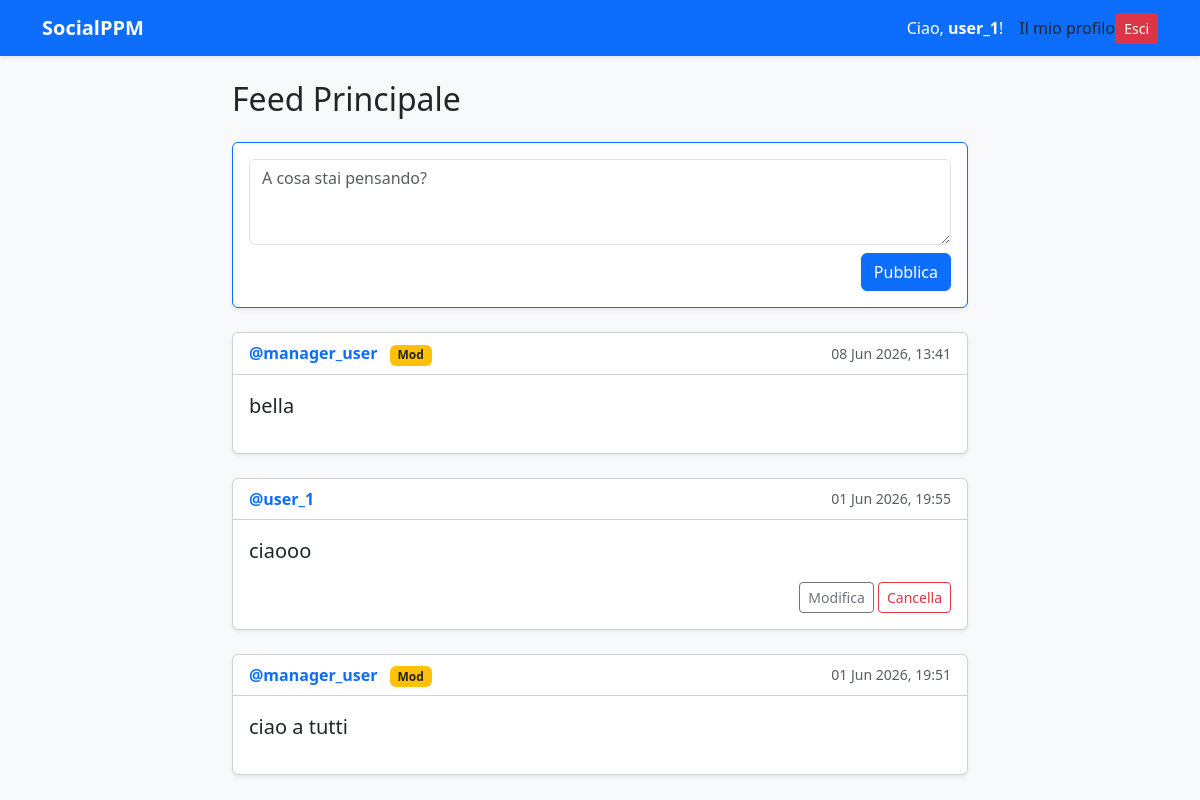
The page / (signed in) on the database as committed earlier.
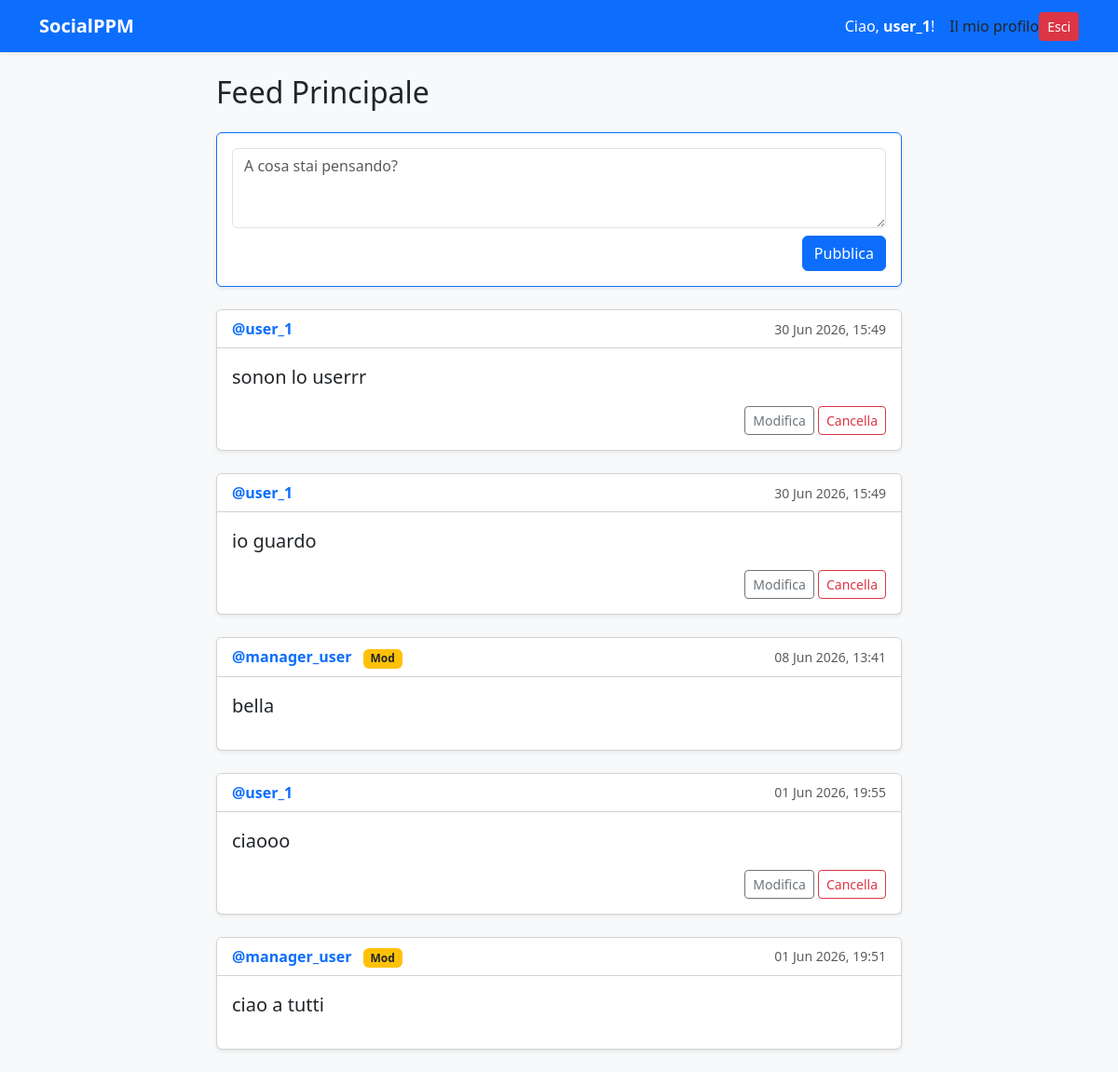
The same page on the database as committed later.
### posts/models.py (models this page shows, shortened)
class Post(models.Model):
    author = models.ForeignKey(User, on_delete=models.CASCADE, related_name='posts')
    testo = models.TextField(max_length=1000)
    data_creazione = models.DateTimeField(auto_now_add=True)
    class Meta:
        ordering = ['-data_creazione']

### posts/views.py (the view, shortened to what this page needs)
# urls.py: path('', views.FeedView.as_view(), name='feed'),
class FeedView(LoginRequiredMixin, CreateView):
    model = Post
    form_class = PostForm
    template_name = 'posts/feed.html'
    success_url = reverse_lazy('feed')
    def get_context_data(self, **kwargs):
        context = super().get_context_data(**kwargs)
        context['posts'] = Post.objects.all().order_by('-data_creazione')
        return context

### posts/forms.py
class PostForm(forms.ModelForm):
    class Meta:
        model = Post
        fields = ['testo']
        widgets = {
            'testo': forms.Textarea(attrs={
                'class': 'form-control',
                'placeholder': 'A cosa stai pensando?',
                'rows': 3,
                'minlength': 5
            }),
        }

### posts/templates/posts/feed.html (shortened to what this page needs)
{% extends 'base.html' %}
{% block content %}
<div class="row justify-content-center">
    <div class="col-md-8">
        <h2 class="mb-4">Feed Principale</h2>
        <div class="card mb-4 shadow-sm border-primary">
            <div class="card-body">
                <form method="post">
                    {{ form.testo }}
                    <div class="text-end mt-2">
                        <button type="submit" class="btn btn-primary">
                            Pubblica
                        </button>
                    </div>
                </form>
            </div>
        </div>
        {% for singolo_post in posts %}
        <div class="card mb-4 shadow-sm">
            <div class="card-header bg-white d-flex justify-content-between align-items-center">
                <div>
                    <a href="{% url 'profile' singolo_post.author.username %}"
                       class="text-decoration-none fw-bold text-primary">
                        @{{ singolo_post.author.username }}
                    </a>
                    {% if singolo_post.author.is_superuser %}
                        <span class="badge bg-danger ms-2">
                            Admin
                        </span>
                    {% elif singolo_post.author.is_staff %}
                        <span class="badge bg-warning text-dark ms-2">
                            Mod
                        </span>
                    {% endif %}
                </div>
                <small class="text-muted">
                    {{ singolo_post.data_creazione|date:"d M Y, H:i" }}
                </small>
            </div>
            <div class="card-body">
                <p class="card-text fs-5">
                    {{ singolo_post.testo }}
                </p>
                <div class="mt-3 text-end">
                    {% if singolo_post.author == user %}
                        <a href="{% url 'post-update' pk=singolo_post.pk %}"
                           class="btn btn-sm btn-outline-secondary">
                            Modifica
                        </a>
                        <a href="{% url 'post-delete' pk=singolo_post.pk %}"
                           class="btn btn-sm btn-outline-danger">
                            Cancella
                        </a>
                    {% elif user.is_superuser %}
                        <a href="{% url 'post-delete' pk=singolo_post.pk %}"
                           class="btn btn-sm btn-danger">
                            Elimina Post (Admin)
                        </a>
                    {% elif user.is_staff and not singolo_post.author.is_superuser %}
                        <a href="{% url 'post-delete' pk=singolo_post.pk %}"
                           class="btn btn-sm btn-danger">
                            Elimina Post (Mod)
                        </a>
                    {% endif %}
                </div>
            </div>
        </div>
        {% empty %}
        <div class="alert alert-info">
            Non ci sono ancora post. Sii il primo a scriverne uno!
        </div>
        {% endfor %}
    </div>
</div>
{% endblock %}

### users/templates/base.html (shortened to what this page needs)
<!DOCTYPE html>
<html lang="it">
<head>
    <link href="https://cdn.jsdelivr.net/npm/bootstrap@5.3.0/dist/css/bootstrap.min.css" rel="stylesheet">
</head>
<body class="bg-light">
    <nav class="navbar navbar-expand-lg navbar-dark bg-primary mb-4 shadow-sm">
        <div class="container">
            <a class="navbar-brand fw-bold" href="{% url 'feed' %}">SocialPPM</a>
            <div class="d-flex align-items-center">
                {% if user.is_authenticated %}
                    <span class="text-white me-3">Ciao, <strong>{{ user.username }}</strong>!</span>
                    <a class="nav-link" href="{% url 'profile' user.username %}">Il mio profilo</a>
                    <form action="{% url 'logout' %}" method="post" class="d-inline">
                        <button type="submit" class="btn btn-danger btn-sm">Esci</button>
                    </form>
                {% else %}
                    <a href="{% url 'login' %}" class="btn btn-outline-light btn-sm me-2">Accedi</a>
                    <a href="{% url 'register' %}" class="btn btn-success btn-sm">Registrati</a>
                {% endif %}
            </div>
        </div>
    </nav>
    <div class="container">
        {% block content %}
        {% endblock %}
    </div>
</body>
</html>

Rows that differ between the two databases and show on the page:
added Post: author.username "user_1", data_creazione "30 Jun 2026, 15:49", testo "sonon lo userrr", shows "Modifica"
added Post: author.username "user_1", data_creazione "30 Jun 2026, 15:49", testo "io guardo", shows "Modifica"
